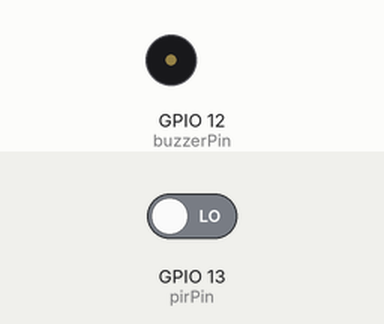
Simulated run of this sketch. Board: ESP32. On the bench: buzzer (waves = sounding, pin HIGH). The test bench sets the inputs (shaded band); at power-on: GPIO 13 (pirPin) LOW. WiFi joins after 1.5 s; servers stay silent unless stated; nothing arrives over Bluetooth unless stated; web services answer with replies made up by the test bench; what the sketch prints to the serial monitor is not drawn.

Above: at 3.2 s.
3.3 s: GPIO 13 (pirPin) driven HIGH
At 3.7 s:
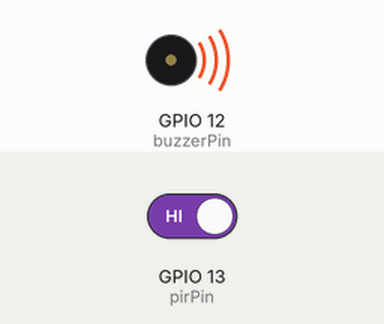
Timing chart, 0 to 10.0 s (numbered marks = the images above; inputs shaded):
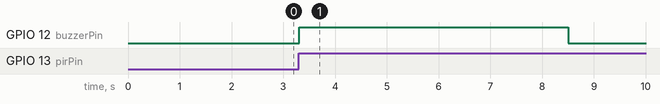

The sketch:

car_alarm_bluetooth.ino
```cpp
#include <WiFi.h>
#include <BluetoothSerial.h>
#include <HTTPClient.h>

// Replace these with your network credentials
const char* ssid = "anigno-tenda";
const char* password = "136161271";


// Pins
const int pirPin = 13;
const int buzzerPin = 12;

// Create Bluetooth Serial object
BluetoothSerial SerialBT;

bool motionDetected = false;
bool alarmEnabled = true;

// Define the pairing code
const char* pairingCode = "1271";

void setup() {
  // Initialize Serial Monitor
  Serial.begin(115200);

  // Initialize Bluetooth
  SerialBT.begin("ESP32_Car_Alarm"); // Bluetooth device name
  SerialBT.enableSSP(); // Enable Secure Simple Pairing
  SerialBT.setPin(pairingCode); // Set the pairing code
  Serial.println("Bluetooth started with pairing code");

  // Connect to WiFi
  connectToWiFi();

  // Initialize PIR sensor
  pinMode(pirPin, INPUT);

  // Initialize Buzzer
  pinMode(buzzerPin, OUTPUT);
  digitalWrite(buzzerPin, LOW); // Initially off

  // Attach interrupt to PIR sensor
  attachInterrupt(digitalPinToInterrupt(pirPin), motionDetectedISR, RISING);
}

void loop() {
  // Check for Bluetooth commands
  if (SerialBT.available()) {
    String command = SerialBT.readStringUntil('\n');
    Serial.println("Received via BT: " + command);

    if (command == "11") {
      disableAlarm();
    } else if (command == "12") {
      enableAlarm();
    }else if (command == "13") {
      triggerAlarm();
    }
  }

  // If motion is detected and alarm is enabled, trigger the alarm
  if (motionDetected && alarmEnabled) {
    triggerAlarm();
    motionDetected = false; // Reset motion detected flag
  }

  // Check WiFi connection status and reconnect if necessary
  if (WiFi.status() != WL_CONNECTED) {
    Serial.println("WiFi connection lost. Attempting to reconnect...");
    connectToWiFi();
  }

  delay(100);
}

void connectToWiFi() {
  Serial.print("Connecting to WiFi");
  WiFi.begin(ssid, password);
  while (WiFi.status() != WL_CONNECTED) {
    delay(1000);
    Serial.print(".");
  }
  Serial.println("\nConnected to WiFi");
}

void motionDetectedISR() {
  motionDetected = true;
}

void triggerAlarm() {
  Serial.println("Motion detected! Triggering alarm.");

  // Activate buzzer
  digitalWrite(buzzerPin, HIGH);

  // Send HTTP request to Telegram bot
  sendTelegramMessage("Motion detected! Alarm triggered.");

  // Keep the buzzer on for a while
  delay(5000);
  digitalWrite(buzzerPin, LOW);
}

void sendTelegramMessage(String message) {
  if (WiFi.status() == WL_CONNECTED) {
    HTTPClient http;
    String url = String("https://api.telegram.org/bot7101736617:AAG_SgYUf_kvl_B01ExOz6pWRBOQdaca4dw/sendMessage?chat_id=1807248297&text=Hello%20World_alert_notification");

    http.begin(url);
    int httpResponseCode = http.GET();
    if (httpResponseCode > 0) {
      String response = http.getString();
      Serial.println("Telegram message sent successfully.");
      Serial.println(response);
    } else {
      Serial.print("Error sending message: ");
      Serial.println(httpResponseCode);
    }
    http.end();
  } else {
    Serial.println("WiFi not connected. Unable to send message.");
  }
}

void disableAlarm() {
  detachInterrupt(digitalPinToInterrupt(pirPin));
  digitalWrite(buzzerPin, LOW);
  alarmEnabled = false;
  Serial.println("Alarm disabled.");
}

void enableAlarm() {
  attachInterrupt(digitalPinToInterrupt(pirPin), motionDetectedISR, RISING);
  alarmEnabled = true;
  Serial.println("Alarm enabled.");
}
```

Measured:
- after the input at 3.3 s, GPIO 12 (buzzerPin): LOW → HIGH at once, → LOW 5.2 s later
